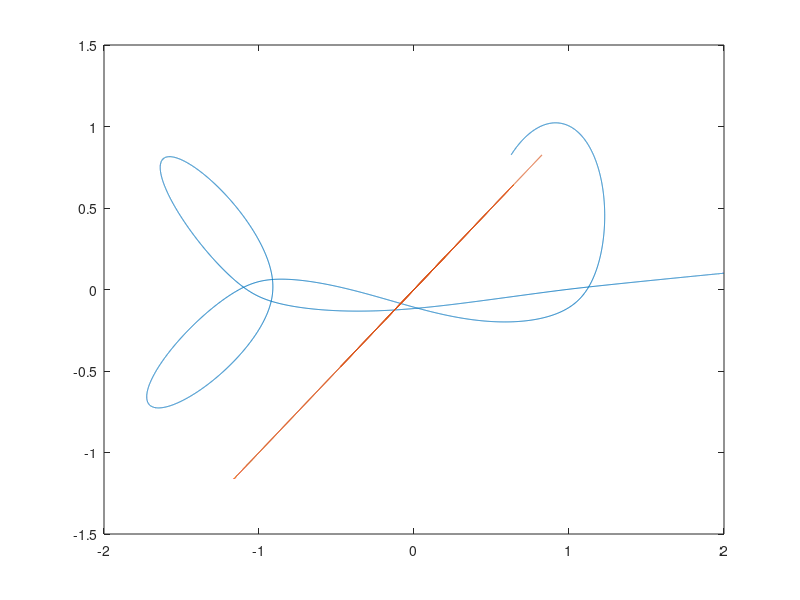

This chart was generated by the following MATLAB code: (Note: this script raises an error after producing the figure.)
% Set up various variables and functions
r=1;
d=0.1*r;
du=@(x,y)-(x-(-r))/((x-(-r))^2+y^2+d^2)^(3/2)-(x-r)/((x-r)^2+y^2+d^2)^(3/2);
dv=@(x,y)-y/((x-(-r))^2+y^2+d^2)^(3/2)-y/((x-r)^2+y^2+d^2)^(3/2);

x=2.0;y=0.1;u=0;v=0;tmax=10;h=10^(-3);
mat=[];

% Each iteration uses Euler's Method to find the next speed value
% The speed value is then multiplied by its time-increment to get the distance
for i=1:tmax/h
	u=u+h*du(x,y);
	v=v+h*dv(x,y);

	x=x+h*u;
	y=y+h*v;
	mat=[mat [x;y]];
end
[x y]  % Print the final value of x and y at t=tmax
plot(mat(1,:),mat(2,:));

mat=[];
% We first need to find two estimates for u and v
for i=1:tmax/h
	u_approx=u+h*du(x,y);
	v_approx=u+h*dv(x,y);

	% Normally we'd throw u and v approx in heun's method, but this is infeasible
	% because du depends on x and y.
	x_approx=x+u_approx*h;
	y_approx=y+v_approx*h;

	u=u+h/2*(du(x,y)+du(x+x_approx,y+y_approx));
	v=v+h/2*(dv(x,y)+dv(x+x_approx,y+y_approx));
	% Do we need to use Heun's here as well?
	% It seems infeasible, because we'd need
	% x=x+h/2*(u(x,y)+u(x+dx,y+dy))
	% Where would the dx and dy come from?
	x=x+h*u;
	y=y+h*v;
	mat=[mat [x;y]];
end
[x y]
hold on;
plot(mat(2,:),mat(2,:));

ode45(@ode,[0 10],[2 .1 0 0]);


